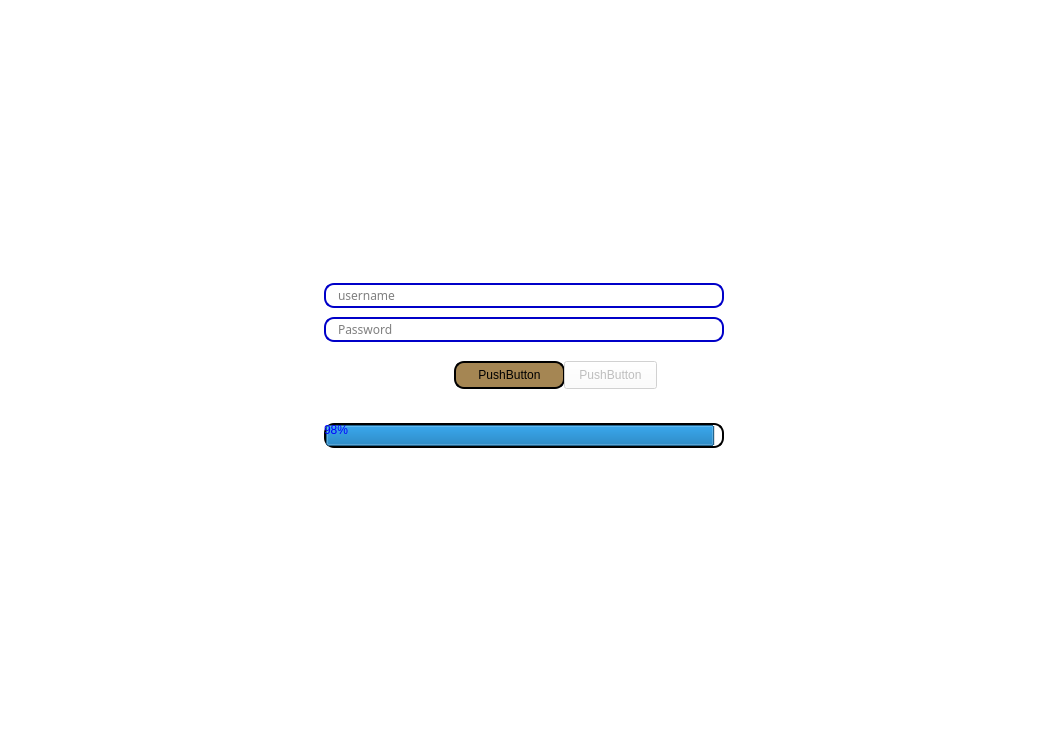
<?xml version="1.0" encoding="UTF-8"?>
<ui version="4.0">
 <class>MainWindow</class>
 <widget class="QMainWindow" name="MainWindow">
  <property name="windowModality">
   <enum>Qt::NonModal</enum>
  </property>
  <property name="geometry">
   <rect>
    <x>0</x>
    <y>0</y>
    <width>1049</width>
    <height>731</height>
   </rect>
  </property>
  <property name="minimumSize">
   <size>
    <width>200</width>
    <height>200</height>
   </size>
  </property>
  <property name="contextMenuPolicy">
   <enum>Qt::PreventContextMenu</enum>
  </property>
  <property name="windowTitle">
   <string>SpyDocument</string>
  </property>
  <property name="windowIcon">
   <iconset>
    <normaloff>bitmap.png</normaloff>bitmap.png</iconset>
  </property>
  <property name="layoutDirection">
   <enum>Qt::LeftToRight</enum>
  </property>
  <property name="styleSheet">
   <string notr="true">background-color: rgb(0, 0, 0);</string>
  </property>
  <property name="iconSize">
   <size>
    <width>60</width>
    <height>60</height>
   </size>
  </property>
  <property name="toolButtonStyle">
   <enum>Qt::ToolButtonIconOnly</enum>
  </property>
  <property name="documentMode">
   <bool>false</bool>
  </property>
  <property name="tabShape">
   <enum>QTabWidget::Rounded</enum>
  </property>
  <property name="dockOptions">
   <set>QMainWindow::AllowNestedDocks|QMainWindow::AllowTabbedDocks|QMainWindow::AnimatedDocks|QMainWindow::ForceTabbedDocks|QMainWindow::GroupedDragging|QMainWindow::VerticalTabs</set>
  </property>
  <property name="unifiedTitleAndToolBarOnMac">
   <bool>true</bool>
  </property>
  <widget class="QWidget" name="centralwidget">
   <property name="minimumSize">
    <size>
     <width>200</width>
     <height>200</height>
    </size>
   </property>
   <property name="styleSheet">
    <string notr="true">background-color: rgb(255, 255, 255);
</string>
   </property>
   <layout class="QHBoxLayout" name="horizontalLayout">
    <property name="spacing">
     <number>14</number>
    </property>
    <property name="sizeConstraint">
     <enum>QLayout::SetNoConstraint</enum>
    </property>
    <property name="leftMargin">
     <number>0</number>
    </property>
    <property name="topMargin">
     <number>0</number>
    </property>
    <property name="rightMargin">
     <number>0</number>
    </property>
    <property name="bottomMargin">
     <number>0</number>
    </property>
    <item>
     <widget class="QWidget" name="widget" native="true">
      <property name="enabled">
       <bool>true</bool>
      </property>
      <property name="sizePolicy">
       <sizepolicy hsizetype="Expanding" vsizetype="Expanding">
        <horstretch>200</horstretch>
        <verstretch>200</verstretch>
       </sizepolicy>
      </property>
      <property name="minimumSize">
       <size>
        <width>200</width>
        <height>200</height>
       </size>
      </property>
      <property name="maximumSize">
       <size>
        <width>16777215</width>
        <height>16777215</height>
       </size>
      </property>
      <property name="sizeIncrement">
       <size>
        <width>0</width>
        <height>0</height>
       </size>
      </property>
      <property name="baseSize">
       <size>
        <width>250</width>
        <height>25</height>
       </size>
      </property>
      <property name="cursor">
       <cursorShape>ArrowCursor</cursorShape>
      </property>
      <property name="focusPolicy">
       <enum>Qt::ClickFocus</enum>
      </property>
      <property name="layoutDirection">
       <enum>Qt::LeftToRight</enum>
      </property>
      <property name="styleSheet">
       <string notr="true">
background-color: rgb(255,255,255);</string>
      </property>
      <layout class="QFormLayout" name="formLayout">
       <property name="sizeConstraint">
        <enum>QLayout::SetFixedSize</enum>
       </property>
       <property name="fieldGrowthPolicy">
        <enum>QFormLayout::FieldsStayAtSizeHint</enum>
       </property>
       <property name="rowWrapPolicy">
        <enum>QFormLayout::DontWrapRows</enum>
       </property>
       <property name="labelAlignment">
        <set>Qt::AlignCenter</set>
       </property>
       <property name="formAlignment">
        <set>Qt::AlignCenter</set>
       </property>
       <property name="horizontalSpacing">
        <number>0</number>
       </property>
       <property name="verticalSpacing">
        <number>9</number>
       </property>
       <property name="leftMargin">
        <number>0</number>
       </property>
       <property name="topMargin">
        <number>0</number>
       </property>
       <property name="rightMargin">
        <number>0</number>
       </property>
       <property name="bottomMargin">
        <number>0</number>
       </property>
       <item row="2" column="1">
        <widget class="QLineEdit" name="usernameField">
         <property name="enabled">
          <bool>true</bool>
         </property>
         <property name="sizePolicy">
          <sizepolicy hsizetype="Expanding" vsizetype="Expanding">
           <horstretch>0</horstretch>
           <verstretch>0</verstretch>
          </sizepolicy>
         </property>
         <property name="minimumSize">
          <size>
           <width>400</width>
           <height>25</height>
          </size>
         </property>
         <property name="maximumSize">
          <size>
           <width>400</width>
           <height>25</height>
          </size>
         </property>
         <property name="sizeIncrement">
          <size>
           <width>0</width>
           <height>0</height>
          </size>
         </property>
         <property name="font">
          <font>
           <family>Cascadia Mono</family>
          </font>
         </property>
         <property name="focusPolicy">
          <enum>Qt::StrongFocus</enum>
         </property>
         <property name="acceptDrops">
          <bool>true</bool>
         </property>
         <property name="layoutDirection">
          <enum>Qt::LeftToRight</enum>
         </property>
         <property name="autoFillBackground">
          <bool>false</bool>
         </property>
         <property name="styleSheet">
          <string notr="true">QLineEdit {
	border: 2px solid rgb(0, 0, 200);
	border-radius: 10px;
	background-color: rgb(255, 255, 255);
	padding-left: 10px;
	padding-right: 10px;
}
QLineEdit:hover {
	border: 2px solid rgb(0, 0, 0);
}</string>
         </property>
         <property name="text">
          <string/>
         </property>
         <property name="frame">
          <bool>true</bool>
         </property>
         <property name="alignment">
          <set>Qt::AlignJustify|Qt::AlignVCenter</set>
         </property>
         <property name="readOnly">
          <bool>false</bool>
         </property>
         <property name="placeholderText">
          <string>username</string>
         </property>
         <property name="cursorMoveStyle">
          <enum>Qt::LogicalMoveStyle</enum>
         </property>
         <property name="clearButtonEnabled">
          <bool>true</bool>
         </property>
        </widget>
       </item>
       <item row="4" column="1">
        <widget class="QLineEdit" name="passwordField">
         <property name="enabled">
          <bool>true</bool>
         </property>
         <property name="sizePolicy">
          <sizepolicy hsizetype="Expanding" vsizetype="Expanding">
           <horstretch>0</horstretch>
           <verstretch>0</verstretch>
          </sizepolicy>
         </property>
         <property name="minimumSize">
          <size>
           <width>400</width>
           <height>25</height>
          </size>
         </property>
         <property name="maximumSize">
          <size>
           <width>400</width>
           <height>25</height>
          </size>
         </property>
         <property name="sizeIncrement">
          <size>
           <width>400</width>
           <height>0</height>
          </size>
         </property>
         <property name="baseSize">
          <size>
           <width>400</width>
           <height>25</height>
          </size>
         </property>
         <property name="font">
          <font>
           <family>Cascadia Code</family>
          </font>
         </property>
         <property name="layoutDirection">
          <enum>Qt::LeftToRight</enum>
         </property>
         <property name="styleSheet">
          <string notr="true">QLineEdit {
	border: 2px solid rgb(0, 0, 200);
	border-radius: 10px;
	background-color: rgb(255, 255, 255);
	padding-left: 10px;
	padding-right: 10px;
}
QLineEdit:hover {
	border: 2px solid rgb(0, 0, 0);
}</string>
         </property>
         <property name="text">
          <string/>
         </property>
         <property name="frame">
          <bool>true</bool>
         </property>
         <property name="echoMode">
          <enum>QLineEdit::Password</enum>
         </property>
         <property name="alignment">
          <set>Qt::AlignLeading|Qt::AlignLeft|Qt::AlignVCenter</set>
         </property>
         <property name="dragEnabled">
          <bool>false</bool>
         </property>
         <property name="readOnly">
          <bool>false</bool>
         </property>
         <property name="placeholderText">
          <string>Password</string>
         </property>
        </widget>
       </item>
       <item row="5" column="1">
        <widget class="QWidget" name="widget_2" native="true">
         <property name="sizePolicy">
          <sizepolicy hsizetype="Expanding" vsizetype="Expanding">
           <horstretch>0</horstretch>
           <verstretch>0</verstretch>
          </sizepolicy>
         </property>
         <property name="minimumSize">
          <size>
           <width>400</width>
           <height>40</height>
          </size>
         </property>
         <property name="maximumSize">
          <size>
           <width>400</width>
           <height>40</height>
          </size>
         </property>
         <widget class="QPushButton" name="AccessButton">
          <property name="geometry">
           <rect>
            <x>130</x>
            <y>10</y>
            <width>111</width>
            <height>28</height>
           </rect>
          </property>
          <property name="autoFillBackground">
           <bool>false</bool>
          </property>
          <property name="styleSheet">
           <string notr="true">QPushButton {
border: 2px solid;
 
 border-radius: 10px;
	background-color: rgb(165, 134, 83);
padding-right: 20px;
	padding-left: 20px;
}

QPushButton:hover {
background-color: rgb(95, 71, 10);
}</string>
          </property>
          <property name="text">
           <string>PushButton</string>
          </property>
         </widget>
         <widget class="QPushButton" name="pushButton">
          <property name="enabled">
           <bool>false</bool>
          </property>
          <property name="geometry">
           <rect>
            <x>240</x>
            <y>10</y>
            <width>93</width>
            <height>28</height>
           </rect>
          </property>
          <property name="text">
           <string>PushButton</string>
          </property>
         </widget>
        </widget>
       </item>
       <item row="6" column="1">
        <widget class="QLabel" name="messageLabel">
         <property name="sizePolicy">
          <sizepolicy hsizetype="Expanding" vsizetype="Expanding">
           <horstretch>0</horstretch>
           <verstretch>0</verstretch>
          </sizepolicy>
         </property>
         <property name="minimumSize">
          <size>
           <width>400</width>
           <height>0</height>
          </size>
         </property>
         <property name="maximumSize">
          <size>
           <width>400</width>
           <height>100</height>
          </size>
         </property>
         <property name="layoutDirection">
          <enum>Qt::LeftToRight</enum>
         </property>
         <property name="text">
          <string/>
         </property>
         <property name="alignment">
          <set>Qt::AlignJustify|Qt::AlignVCenter</set>
         </property>
         <property name="wordWrap">
          <bool>true</bool>
         </property>
         <property name="openExternalLinks">
          <bool>true</bool>
         </property>
        </widget>
       </item>
       <item row="7" column="1">
        <widget class="QProgressBar" name="progressBar">
         <property name="minimumSize">
          <size>
           <width>400</width>
           <height>25</height>
          </size>
         </property>
         <property name="maximumSize">
          <size>
           <width>400</width>
           <height>25</height>
          </size>
         </property>
         <property name="styleSheet">
          <string notr="true">QProgressBar {
	color: rgb(0, 0, 255);
border: 2px solid;
	background-color: rgb(170, 85, 0);
 border-radius: 10px;
	background-color: rgb(255, 255, 255);

}
</string>
         </property>
         <property name="value">
          <number>98</number>
         </property>
         <property name="textVisible">
          <bool>true</bool>
         </property>
         <property name="orientation">
          <enum>Qt::Horizontal</enum>
         </property>
         <property name="textDirection">
          <enum>QProgressBar::TopToBottom</enum>
         </property>
         <property name="format">
          <string>%p%</string>
         </property>
        </widget>
       </item>
      </layout>
     </widget>
    </item>
   </layout>
  </widget>
 </widget>
 <resources/>
 <connections/>
</ui>
